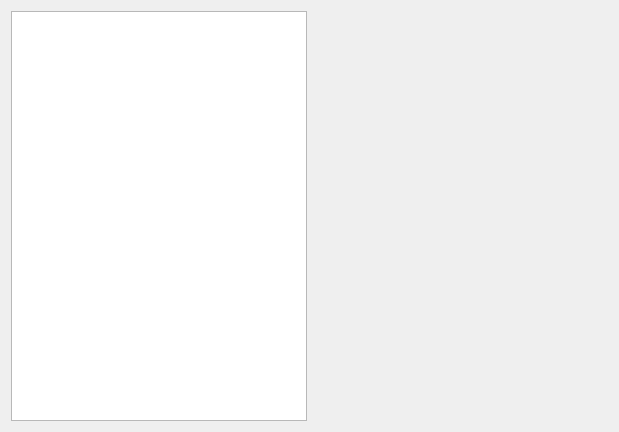
<?xml version="1.0" encoding="UTF-8"?>
<ui version="4.0">
 <class>ServerUI</class>
 <widget class="QWidget" name="ServerUI">
  <property name="geometry">
   <rect>
    <x>0</x>
    <y>0</y>
    <width>619</width>
    <height>432</height>
   </rect>
  </property>
  <property name="windowTitle">
   <string>ServerUI</string>
  </property>
  <layout class="QGridLayout" name="gridLayout">
   <item row="0" column="0">
    <widget class="QListWidget" name="listWidget"/>
   </item>
   <item row="0" column="1">
    <widget class="QStackedWidget" name="stackedWidget"/>
   </item>
  </layout>
 </widget>
 <layoutdefault spacing="6" margin="11"/>
 <resources/>
 <connections/>
</ui>
